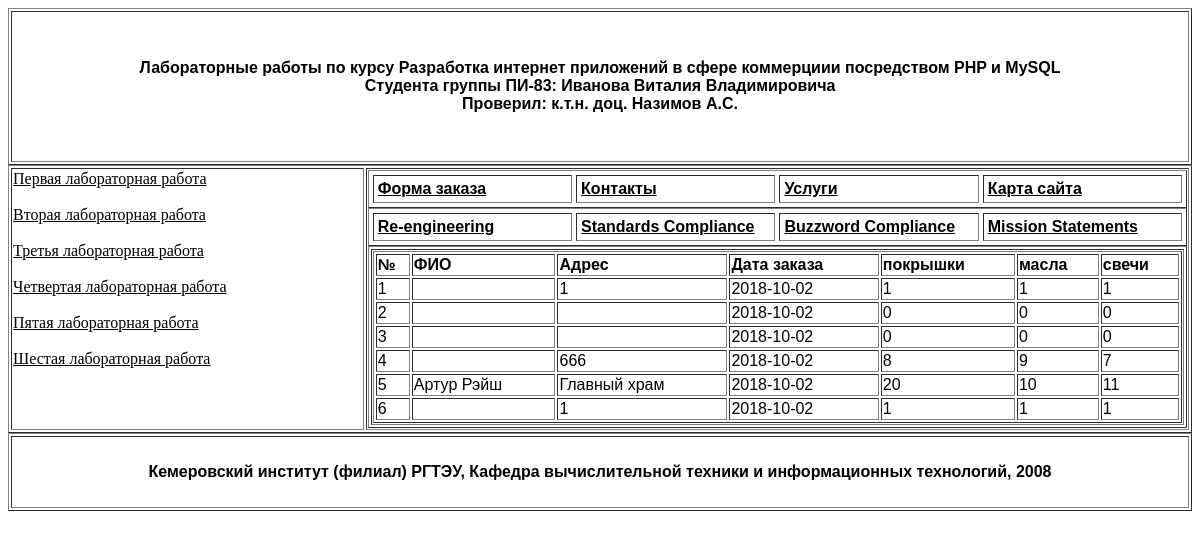
Page /vieworders_5.php on the committed database.
### tables this page shows
CREATE TABLE IF NOT EXISTS `zakaz` (
  `id` int(11) NOT NULL AUTO_INCREMENT,
  `fio` text NOT NULL,
  `adress` text NOT NULL,
  `data` date NOT NULL,
  PRIMARY KEY (`id`)
);

CREATE TABLE IF NOT EXISTS `tovar` (
  `id` int(3) NOT NULL,
  `tiregty` int(3) NOT NULL,
  `oilgty` int(3) NOT NULL,
  `sparkgty` int(3) NOT NULL
);

### vieworders_5.php (the view, shortened to what this page needs)
<?php
  require ('page_5.inc');
  class OrderformPage extends Page
  {
    function Display()
    {
      echo "<html>\n<head>\n";
      echo "</head>\n<body>\n";
      $this -> DisplayHeader();
      $this -> DisplayMenu($this->buttons);
?> <table width=100% height=100% border=1><tr><td class=cont > <? echo $this->spisok(); ?> </td></table>
<?
      $this -> DisplayFooter();
    }
function spisok ()
{
$hostname="localhost";
$user="root";
$password="";
$db="lab3";
$link = mysqli_connect($hostname, $user, $password,$db);
$query_1="select zakaz.id, zakaz.fio, zakaz.adress, zakaz.data, tovar.id, tovar.tiregty, tovar.oilgty, tovar.sparkgty FROM zakaz, tovar where  zakaz.id=tovar.id order by zakaz.data";
$result_1=mysqli_query($link, $query_1);
?>
<table border=1 color=black width=100% height=100%>
<tr>
<td><b>№</b></td><td><b>ФИО</b></td><td><b>Адрес</b></td><td><b>Дата заказа</b></td><td><b>покрышки</b></td><td><b>масла</b></td><td><b>свечи</b></td>
<?
while ($row_1=mysqli_fetch_array ($result_1)) {
$id=$row_1["id"];
$fio=$row_1["fio"];
$adress=$row_1["adress"];
$data=$row_1["data"];
$tireqty=$row_1["tiregty"];
$oilqty=$row_1["oilgty"];
$sparkqty=$row_1["sparkgty"];
?><tr>
<td> <? echo $id ?> </td><td> <? echo $fio ?> </td><td> <? echo $adress ?> </td><td> <? echo $data ?> </td><td> <? echo $tireqty ?> </td><td> <? echo $oilqty ?> </td><td> <? echo $sparkqty ?> </td>
</tr>
<?
}
?> </table> <?
}}
$services = new OrderformPage();
$content ='cddc';
$services -> SetContent($content);
$services -> SetTitle('Лабораторная работа по теме: ООП на РНР');
$services -> Setnazvanie('Лабораторные работы по курсу Разработка интернет приложений в сфере коммерциии посредством PHP и MySQL <br> Студента группы ПИ-83: Иванова Виталия Владимировича <br> Проверил: к.т.н. доц. Назимов А.С.');
 $services -> Display();
?>

### page_5.inc (shortened to what this page needs)
<?php
class Page
{
  var $nazvanie;
  function Setnazvanie($newnazvanie)
  {
    $this->nazvanie = $newnazvanie;
  }
?> <table width=100% height=100% border=1><tr><td class=cont > <? echo $this->content; ?> </td></table> <?
  function Displaynazvanie()
  {
   echo $this->nazvanie;
  }
?>
<?php
  function DisplayHeader()
  {
?>
<table border=1 width=100% height=20%>
<td width=100% height=20% align=center class=header> <? $this->Displaynazvanie(); ?> </td>
</table>
<table border=1 width=100%>
<td width=30% align=left valign=top>
<a href="orderform.php">  Первая лабораторная работа </a>
<br><br>
<a href="orderform_2.php">  Вторая лабораторная работа </a>
<br><br>
<a href="orderform_3.php">  Третья лабораторная работа </a>
<br><br>
<a href="orderform_4.php">  Четвертая лабораторная работа </a>
<br><br>
<a href="index_5.php">  Пятая лабораторная работа </a>
<br><br>
<a href="index_6.php">  Шестая лабораторная работа </a>
</td>
<td width=70%  align=center>
<?php
  }
  function DisplayMenu($buttons)
  {
    echo "<table width = 100% bgcolor = 'white' border=1 cellpadding = '4'
           cellspacing = 4>\n";
    echo "  <tr>\n";
    $width = 100/count($buttons);
    while (list($name, $url) = each($buttons))
    {
      $this -> DisplayButton($width, $name, $url,!$this->IsURLCurrentPage($url));
    }
    echo "  </tr>\n";
    echo "</table>\n";
  }
  function IsURLCurrentPage($url)
  {
    if(strpos( $_SERVER['SCRIPT_NAME'], $url )==false)
    {
      return false;
    }
    else
    {
      return true;
    }
  }
  function DisplayButton($width, $name, $url, $active = true)
  {
    if ($active)
    {
      echo "<td width =$width% class=menu_2>
            <a href = '$url'><span class=menu>$name</span></a></td>";
    }
    else
    {
      echo "<td width = '$width%'>
            <img src = 'side-logo.gif'>
            <span class=menu_2>$name</span></td>";
    }
  }
  function DisplayFooter()
  {
?>
</td>
</table>
<table border=1 width=100% height=10%>
<td width=100% height=10% align=center class=foot> Кемеровский институт (филиал) РГТЭУ, Кафедра вычислительной техники и информационных технологий, 2008 </td>
</table>
</body>
</html>
<?php
  }
}
?>

### page_5.inc (style rules this page uses)
.menu { color:black; font-size:12pt; text-align:center; font-family:arial,sans-serif; font-weight:bold }
.cont { background-color: white; font-size:12pt; text-align:top; font-family:arial,sans-serif; font-weight:bold }
.menu_2 { color: white }
.header,.foot { background-color: white; font-size:12pt; text-align:center; font-family:arial,sans-serif; font-weight:bold }
a:link,a:visited,a:active { color:black }

### rows in the picture
zakaz: tovar.id "1", adress "1", data "2018-10-02", tovar.tiregty "1", tovar.oilgty "1", tovar.sparkgty "1"
zakaz: tovar.id "2", data "2018-10-02", tovar.tiregty "0", tovar.oilgty "0", tovar.sparkgty "0"
zakaz: tovar.id "3", data "2018-10-02", tovar.tiregty "0", tovar.oilgty "0", tovar.sparkgty "0"
zakaz: tovar.id "4", adress "666", data "2018-10-02", tovar.tiregty "8", tovar.oilgty "9", tovar.sparkgty "7"
zakaz: tovar.id "5", fio "Артур Рэйш", adress "Главный храм", data "2018-10-02", tovar.tiregty "20", tovar.oilgty "10", tovar.sparkgty "11"
zakaz: tovar.id "6", adress "1", data "2018-10-02", tovar.tiregty "1", tovar.oilgty "1", tovar.sparkgty "1"

### other values in the picture
$this->nazvanie "Лабораторные работы по курсу Разработка интернет приложений в сфере коммерциии посредством PHP и MySQL Студента группы ПИ-83: Иванова Виталия Владимировича Проверил: к.т.н. доц. Назимов А.С."
$name "Форма заказа"
$name "Контакты"
$name "Услуги"
$name "Карта сайта"
$name "Re-engineering"
$name "Standards Compliance"
$name "Buzzword Compliance"
$name "Mission Statements"
